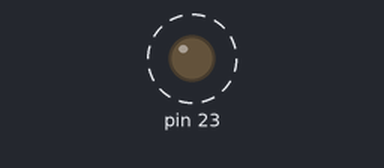
Bench run of a sketch on a simulated Arduino Uno, built with avr-gcc and run on an emulated ATmega328P. On the bench: output pins drawn as LEDs (lit = HIGH). Dashed ring = blinking.

Above: at 0.2 s.
Timing chart, 0 to 3.0 s (numbered marks = the images above):
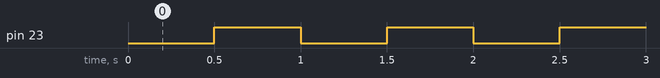

Measured:
- by itself, pin 23: alternates HIGH for 0.50 s and LOW for 0.50 s

The sketch:

sketch_jan17a.ino
```cpp
#define BROCHE_BOUTON 2
#define BROCHE_LED 13

#define REG_BOUTON_LECTURE PINE
#define REG_LED_SORTIE PORTB

#define REG_BOUTON_DDR DDRE
#define REG_LED_DDR DDRB

#define BIT_BOUTON 4
#define BIT_LED 7

#define MASQUE_BOUTON (1 << BIT_BOUTON)
#define MASQUE_LED (1 << BIT_LED)

#define periode 500


unsigned long previousTime = 0;

void setup() {

  // configure LED (PB7) as output
  REG_LED_DDR |= MASQUE_LED;
}

void loop() {

  unsigned long currentTime = millis();

  if (currentTime - previousTime >= periode) {

    previousTime = currentTime;

    // toggle LED using XOR
    REG_LED_SORTIE ^= MASQUE_LED;
  }
}
```
